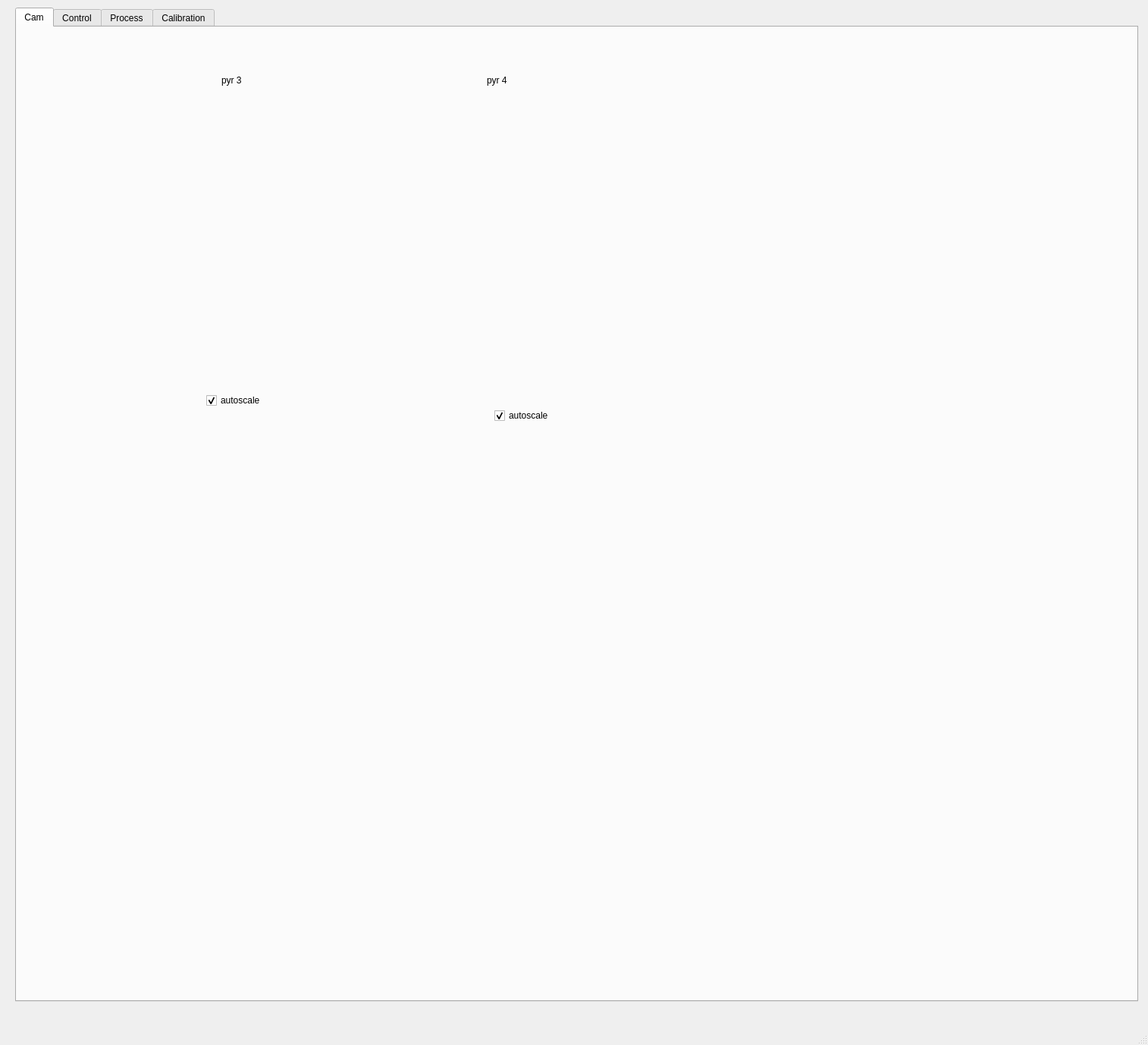
<?xml version="1.0" encoding="UTF-8"?>
<ui version="4.0">
 <class>MainWindow</class>
 <widget class="QMainWindow" name="MainWindow">
  <property name="geometry">
   <rect>
    <x>0</x>
    <y>0</y>
    <width>1514</width>
    <height>1378</height>
   </rect>
  </property>
  <property name="windowTitle">
   <string>MainWindow</string>
  </property>
  <widget class="QWidget" name="centralwidget">
   <widget class="QTabWidget" name="main_tab">
    <property name="geometry">
     <rect>
      <x>20</x>
      <y>10</y>
      <width>1481</width>
      <height>1311</height>
     </rect>
    </property>
    <property name="currentIndex">
     <number>0</number>
    </property>
    <widget class="QWidget" name="cam">
     <attribute name="title">
      <string>Cam</string>
     </attribute>
     <widget class="QWidget" name="pyr_4_widget" native="true">
      <property name="geometry">
       <rect>
        <x>460</x>
        <y>100</y>
        <width>371</width>
        <height>331</height>
       </rect>
      </property>
     </widget>
     <widget class="QCheckBox" name="autoscale_pyr_3_checkbox">
      <property name="geometry">
       <rect>
        <x>250</x>
        <y>480</y>
        <width>121</width>
        <height>24</height>
       </rect>
      </property>
      <property name="text">
       <string>autoscale</string>
      </property>
      <property name="checked">
       <bool>true</bool>
      </property>
     </widget>
     <widget class="QWidget" name="pyr_3_widget" native="true">
      <property name="geometry">
       <rect>
        <x>70</x>
        <y>100</y>
        <width>361</width>
        <height>331</height>
       </rect>
      </property>
     </widget>
     <widget class="QLabel" name="label_22">
      <property name="geometry">
       <rect>
        <x>270</x>
        <y>60</y>
        <width>61</width>
        <height>20</height>
       </rect>
      </property>
      <property name="text">
       <string>pyr 3</string>
      </property>
     </widget>
     <widget class="QLabel" name="label_24">
      <property name="geometry">
       <rect>
        <x>620</x>
        <y>60</y>
        <width>51</width>
        <height>20</height>
       </rect>
      </property>
      <property name="text">
       <string>pyr 4</string>
      </property>
     </widget>
     <widget class="QCheckBox" name="autoscale_pyr_4_checkbox">
      <property name="geometry">
       <rect>
        <x>630</x>
        <y>500</y>
        <width>121</width>
        <height>24</height>
       </rect>
      </property>
      <property name="text">
       <string>autoscale</string>
      </property>
      <property name="checked">
       <bool>true</bool>
      </property>
     </widget>
    </widget>
    <widget class="QWidget" name="Control">
     <attribute name="title">
      <string>Control</string>
     </attribute>
     <widget class="QDoubleSpinBox" name="gain_spinbox">
      <property name="geometry">
       <rect>
        <x>1270</x>
        <y>20</y>
        <width>76</width>
        <height>27</height>
       </rect>
      </property>
      <property name="maximum">
       <double>2.000000000000000</double>
      </property>
      <property name="singleStep">
       <double>0.100000000000000</double>
      </property>
      <property name="value">
       <double>0.500000000000000</double>
      </property>
     </widget>
     <widget class="QLabel" name="label_3">
      <property name="geometry">
       <rect>
        <x>1220</x>
        <y>20</y>
        <width>41</width>
        <height>18</height>
       </rect>
      </property>
      <property name="text">
       <string>Gain</string>
      </property>
     </widget>
     <widget class="QCheckBox" name="closed_loop_checkbox">
      <property name="geometry">
       <rect>
        <x>1060</x>
        <y>20</y>
        <width>121</width>
        <height>24</height>
       </rect>
      </property>
      <property name="text">
       <string>loop closed</string>
      </property>
     </widget>
     <widget class="QLabel" name="label_21">
      <property name="geometry">
       <rect>
        <x>1110</x>
        <y>50</y>
        <width>151</width>
        <height>20</height>
       </rect>
      </property>
      <property name="text">
       <string># controlled modes</string>
      </property>
     </widget>
     <widget class="QSpinBox" name="n_modes_spinbox">
      <property name="geometry">
       <rect>
        <x>1270</x>
        <y>50</y>
        <width>61</width>
        <height>27</height>
       </rect>
      </property>
      <property name="maximum">
       <number>195</number>
      </property>
      <property name="value">
       <number>195</number>
      </property>
     </widget>
     <widget class="QPushButton" name="reset_state_mat_button">
      <property name="geometry">
       <rect>
        <x>1310</x>
        <y>120</y>
        <width>151</width>
        <height>27</height>
       </rect>
      </property>
      <property name="text">
       <string>Reset State Mat</string>
      </property>
     </widget>
     <widget class="QLabel" name="label_23">
      <property name="geometry">
       <rect>
        <x>1160</x>
        <y>160</y>
        <width>101</width>
        <height>20</height>
       </rect>
      </property>
      <property name="text">
       <string>Record time [s]</string>
      </property>
     </widget>
     <widget class="QDoubleSpinBox" name="record_time_spinbox">
      <property name="geometry">
       <rect>
        <x>1270</x>
        <y>160</y>
        <width>76</width>
        <height>27</height>
       </rect>
      </property>
      <property name="value">
       <double>5.000000000000000</double>
      </property>
     </widget>
     <widget class="QPushButton" name="start_record_button">
      <property name="geometry">
       <rect>
        <x>1360</x>
        <y>160</y>
        <width>101</width>
        <height>21</height>
       </rect>
      </property>
      <property name="text">
       <string>Start record</string>
      </property>
     </widget>
     <widget class="QTextEdit" name="record_output">
      <property name="geometry">
       <rect>
        <x>1270</x>
        <y>200</y>
        <width>191</width>
        <height>121</height>
       </rect>
      </property>
     </widget>
     <widget class="QPushButton" name="save_flat_button">
      <property name="geometry">
       <rect>
        <x>1360</x>
        <y>20</y>
        <width>101</width>
        <height>21</height>
       </rect>
      </property>
      <property name="text">
       <string>Save Flat</string>
      </property>
     </widget>
     <widget class="QPushButton" name="load_flat_button">
      <property name="geometry">
       <rect>
        <x>1360</x>
        <y>50</y>
        <width>101</width>
        <height>21</height>
       </rect>
      </property>
      <property name="text">
       <string>Load Flat</string>
      </property>
     </widget>
     <widget class="QPushButton" name="reset_flat_button">
      <property name="geometry">
       <rect>
        <x>1360</x>
        <y>80</y>
        <width>101</width>
        <height>21</height>
       </rect>
      </property>
      <property name="text">
       <string>Reset Flat</string>
      </property>
     </widget>
     <widget class="QWidget" name="time_widget" native="true">
      <property name="geometry">
       <rect>
        <x>20</x>
        <y>70</y>
        <width>831</width>
        <height>311</height>
       </rect>
      </property>
     </widget>
     <widget class="QPushButton" name="reset_time_view_button">
      <property name="geometry">
       <rect>
        <x>360</x>
        <y>400</y>
        <width>89</width>
        <height>25</height>
       </rect>
      </property>
      <property name="text">
       <string>Reset View</string>
      </property>
     </widget>
     <widget class="QLabel" name="label_26">
      <property name="geometry">
       <rect>
        <x>130</x>
        <y>20</y>
        <width>131</width>
        <height>20</height>
       </rect>
      </property>
      <property name="text">
       <string>displayed mode</string>
      </property>
     </widget>
     <widget class="QWidget" name="fft_widget" native="true">
      <property name="geometry">
       <rect>
        <x>30</x>
        <y>460</y>
        <width>821</width>
        <height>311</height>
       </rect>
      </property>
     </widget>
     <widget class="QSpinBox" name="mode_select_spinbox">
      <property name="geometry">
       <rect>
        <x>60</x>
        <y>20</y>
        <width>52</width>
        <height>27</height>
       </rect>
      </property>
      <property name="maximum">
       <number>194</number>
      </property>
     </widget>
     <widget class="QSpinBox" name="n_modes_dd_spinbox">
      <property name="geometry">
       <rect>
        <x>1130</x>
        <y>270</y>
        <width>52</width>
        <height>27</height>
       </rect>
      </property>
      <property name="maximum">
       <number>194</number>
      </property>
      <property name="singleStep">
       <number>1</number>
      </property>
      <property name="value">
       <number>7</number>
      </property>
     </widget>
     <widget class="QPushButton" name="start_optimization_dd_button">
      <property name="geometry">
       <rect>
        <x>1060</x>
        <y>410</y>
        <width>151</width>
        <height>27</height>
       </rect>
      </property>
      <property name="text">
       <string>Start Optimization</string>
      </property>
     </widget>
     <widget class="QLabel" name="label_28">
      <property name="geometry">
       <rect>
        <x>1050</x>
        <y>270</y>
        <width>81</width>
        <height>31</height>
       </rect>
      </property>
      <property name="text">
       <string># modes</string>
      </property>
     </widget>
     <widget class="QLabel" name="label_29">
      <property name="geometry">
       <rect>
        <x>1000</x>
        <y>370</y>
        <width>101</width>
        <height>20</height>
       </rect>
      </property>
      <property name="text">
       <string>Update rate [s]</string>
      </property>
     </widget>
     <widget class="QSpinBox" name="order_dd_spinbox">
      <property name="geometry">
       <rect>
        <x>1130</x>
        <y>300</y>
        <width>52</width>
        <height>27</height>
       </rect>
      </property>
      <property name="maximum">
       <number>20</number>
      </property>
      <property name="value">
       <number>10</number>
      </property>
     </widget>
     <widget class="QDoubleSpinBox" name="optimization_update_rate_dd_spinbox">
      <property name="geometry">
       <rect>
        <x>1120</x>
        <y>370</y>
        <width>76</width>
        <height>27</height>
       </rect>
      </property>
      <property name="value">
       <double>0.000000000000000</double>
      </property>
     </widget>
     <widget class="QLabel" name="label_30">
      <property name="geometry">
       <rect>
        <x>1070</x>
        <y>300</y>
        <width>101</width>
        <height>20</height>
       </rect>
      </property>
      <property name="text">
       <string>Order</string>
      </property>
     </widget>
     <widget class="QTextEdit" name="optimization_dd_output">
      <property name="geometry">
       <rect>
        <x>1010</x>
        <y>450</y>
        <width>221</width>
        <height>111</height>
       </rect>
      </property>
     </widget>
     <widget class="QLabel" name="label_2">
      <property name="geometry">
       <rect>
        <x>1120</x>
        <y>210</y>
        <width>71</width>
        <height>18</height>
       </rect>
      </property>
      <property name="text">
       <string>DD</string>
      </property>
     </widget>
     <widget class="QLabel" name="label_33">
      <property name="geometry">
       <rect>
        <x>1160</x>
        <y>80</y>
        <width>101</width>
        <height>31</height>
       </rect>
      </property>
      <property name="text">
       <string>Gain margin</string>
      </property>
     </widget>
     <widget class="QDoubleSpinBox" name="gain_margin_spinbox">
      <property name="geometry">
       <rect>
        <x>1270</x>
        <y>80</y>
        <width>76</width>
        <height>27</height>
       </rect>
      </property>
      <property name="minimum">
       <double>0.000000000000000</double>
      </property>
      <property name="maximum">
       <double>10.000000000000000</double>
      </property>
      <property name="singleStep">
       <double>0.100000000000000</double>
      </property>
      <property name="value">
       <double>1.200000000000000</double>
      </property>
     </widget>
     <widget class="QPushButton" name="start_optimization_omgi_button">
      <property name="geometry">
       <rect>
        <x>1260</x>
        <y>410</y>
        <width>151</width>
        <height>27</height>
       </rect>
      </property>
      <property name="text">
       <string>Start Optimization</string>
      </property>
     </widget>
     <widget class="QDoubleSpinBox" name="optimization_update_rate_omgi_spinbox">
      <property name="geometry">
       <rect>
        <x>1300</x>
        <y>370</y>
        <width>76</width>
        <height>27</height>
       </rect>
      </property>
     </widget>
     <widget class="QTextEdit" name="optimization_omgi_output">
      <property name="geometry">
       <rect>
        <x>1250</x>
        <y>460</y>
        <width>211</width>
        <height>101</height>
       </rect>
      </property>
     </widget>
     <widget class="QLabel" name="label_35">
      <property name="geometry">
       <rect>
        <x>1310</x>
        <y>340</y>
        <width>71</width>
        <height>18</height>
       </rect>
      </property>
      <property name="text">
       <string>OMGI</string>
      </property>
     </widget>
     <widget class="QCheckBox" name="square_res_checkbox">
      <property name="geometry">
       <rect>
        <x>330</x>
        <y>1210</y>
        <width>121</width>
        <height>24</height>
       </rect>
      </property>
      <property name="text">
       <string>square</string>
      </property>
     </widget>
     <widget class="QWidget" name="modes_amp_widget" native="true">
      <property name="geometry">
       <rect>
        <x>40</x>
        <y>840</y>
        <width>631</width>
        <height>341</height>
       </rect>
      </property>
     </widget>
     <widget class="QPushButton" name="reset_modes_amp_view_button">
      <property name="geometry">
       <rect>
        <x>210</x>
        <y>1210</y>
        <width>89</width>
        <height>25</height>
       </rect>
      </property>
      <property name="text">
       <string>Reset View</string>
      </property>
     </widget>
     <widget class="QDial" name="pyramid_select_dial">
      <property name="geometry">
       <rect>
        <x>950</x>
        <y>160</y>
        <width>50</width>
        <height>64</height>
       </rect>
      </property>
      <property name="maximum">
       <number>1</number>
      </property>
      <property name="notchesVisible">
       <bool>true</bool>
      </property>
     </widget>
     <widget class="QLabel" name="label_36">
      <property name="geometry">
       <rect>
        <x>990</x>
        <y>220</y>
        <width>21</width>
        <height>20</height>
       </rect>
      </property>
      <property name="text">
       <string>3</string>
      </property>
     </widget>
     <widget class="QLabel" name="label_37">
      <property name="geometry">
       <rect>
        <x>950</x>
        <y>220</y>
        <width>21</width>
        <height>20</height>
       </rect>
      </property>
      <property name="text">
       <string>4</string>
      </property>
     </widget>
     <widget class="QLabel" name="label_38">
      <property name="geometry">
       <rect>
        <x>910</x>
        <y>150</y>
        <width>151</width>
        <height>20</height>
       </rect>
      </property>
      <property name="text">
       <string>How many sides ?</string>
      </property>
     </widget>
     <widget class="QLabel" name="label_31">
      <property name="geometry">
       <rect>
        <x>870</x>
        <y>80</y>
        <width>81</width>
        <height>20</height>
       </rect>
      </property>
      <property name="text">
       <string>Integrator</string>
      </property>
     </widget>
     <widget class="QLabel" name="label_27">
      <property name="geometry">
       <rect>
        <x>930</x>
        <y>20</y>
        <width>91</width>
        <height>20</height>
       </rect>
      </property>
      <property name="text">
       <string>Datadriven</string>
      </property>
     </widget>
     <widget class="QDial" name="controller_select_dial">
      <property name="geometry">
       <rect>
        <x>950</x>
        <y>40</y>
        <width>50</width>
        <height>64</height>
       </rect>
      </property>
      <property name="maximum">
       <number>2</number>
      </property>
      <property name="notchesVisible">
       <bool>true</bool>
      </property>
     </widget>
     <widget class="QLabel" name="label_32">
      <property name="geometry">
       <rect>
        <x>1000</x>
        <y>80</y>
        <width>81</width>
        <height>20</height>
       </rect>
      </property>
      <property name="text">
       <string>OMGI</string>
      </property>
     </widget>
     <widget class="QPushButton" name="reset_dd_controller_button">
      <property name="geometry">
       <rect>
        <x>1050</x>
        <y>330</y>
        <width>161</width>
        <height>27</height>
       </rect>
      </property>
      <property name="text">
       <string>Reset dd controller</string>
      </property>
     </widget>
     <widget class="QLabel" name="label_34">
      <property name="geometry">
       <rect>
        <x>1080</x>
        <y>240</y>
        <width>41</width>
        <height>31</height>
       </rect>
      </property>
      <property name="text">
       <string>n_fft</string>
      </property>
     </widget>
     <widget class="QSpinBox" name="n_fft_spinbox">
      <property name="geometry">
       <rect>
        <x>1130</x>
        <y>240</y>
        <width>61</width>
        <height>27</height>
       </rect>
      </property>
      <property name="minimum">
       <number>1</number>
      </property>
      <property name="maximum">
       <number>1000</number>
      </property>
      <property name="value">
       <number>150</number>
      </property>
     </widget>
     <widget class="QPushButton" name="reset_fft_view_button">
      <property name="geometry">
       <rect>
        <x>350</x>
        <y>780</y>
        <width>89</width>
        <height>25</height>
       </rect>
      </property>
      <property name="text">
       <string>Reset View</string>
      </property>
     </widget>
    </widget>
    <widget class="QWidget" name="tab">
     <attribute name="title">
      <string>Process</string>
     </attribute>
     <widget class="QTextEdit" name="pol_reconstructor_output">
      <property name="geometry">
       <rect>
        <x>60</x>
        <y>150</y>
        <width>341</width>
        <height>441</height>
       </rect>
      </property>
     </widget>
     <widget class="QPushButton" name="start_freq_mag_estimator_button">
      <property name="geometry">
       <rect>
        <x>510</x>
        <y>60</y>
        <width>211</width>
        <height>27</height>
       </rect>
      </property>
      <property name="text">
       <string>start freq mag estimation</string>
      </property>
     </widget>
     <widget class="QPushButton" name="start_pol_reconstructor_button">
      <property name="geometry">
       <rect>
        <x>120</x>
        <y>60</y>
        <width>191</width>
        <height>27</height>
       </rect>
      </property>
      <property name="text">
       <string>start pol reconstruction</string>
      </property>
     </widget>
     <widget class="QPushButton" name="stop_freq_mag_estimator_button">
      <property name="geometry">
       <rect>
        <x>510</x>
        <y>110</y>
        <width>201</width>
        <height>27</height>
       </rect>
      </property>
      <property name="text">
       <string>stop freq mag estimation</string>
      </property>
     </widget>
     <widget class="QPushButton" name="stop_pol_reconstructor_button">
      <property name="geometry">
       <rect>
        <x>120</x>
        <y>110</y>
        <width>191</width>
        <height>27</height>
       </rect>
      </property>
      <property name="text">
       <string>stop pol reconstruction</string>
      </property>
     </widget>
     <widget class="QTextEdit" name="freq_mag_estimator_output">
      <property name="geometry">
       <rect>
        <x>460</x>
        <y>160</y>
        <width>311</width>
        <height>471</height>
       </rect>
      </property>
     </widget>
    </widget>
    <widget class="QWidget" name="calibration">
     <attribute name="title">
      <string>Calibration</string>
     </attribute>
     <widget class="QPushButton" name="start_calibration_button">
      <property name="geometry">
       <rect>
        <x>1810</x>
        <y>990</y>
        <width>141</width>
        <height>27</height>
       </rect>
      </property>
      <property name="text">
       <string>Start Calibration</string>
      </property>
     </widget>
     <widget class="QSpinBox" name="spinBox">
      <property name="geometry">
       <rect>
        <x>1810</x>
        <y>1490</y>
        <width>52</width>
        <height>27</height>
       </rect>
      </property>
     </widget>
     <widget class="QPushButton" name="save_calibration_button">
      <property name="geometry">
       <rect>
        <x>1970</x>
        <y>990</y>
        <width>141</width>
        <height>27</height>
       </rect>
      </property>
      <property name="text">
       <string>Save Calibration</string>
      </property>
     </widget>
     <widget class="QPushButton" name="load_calibration_button">
      <property name="geometry">
       <rect>
        <x>2130</x>
        <y>990</y>
        <width>141</width>
        <height>27</height>
       </rect>
      </property>
      <property name="text">
       <string>Load Calibration</string>
      </property>
     </widget>
     <widget class="QTextEdit" name="calibration_output">
      <property name="geometry">
       <rect>
        <x>1810</x>
        <y>1030</y>
        <width>251</width>
        <height>131</height>
       </rect>
      </property>
     </widget>
     <widget class="QDoubleSpinBox" name="wait_time_spinbox">
      <property name="geometry">
       <rect>
        <x>1890</x>
        <y>940</y>
        <width>76</width>
        <height>27</height>
       </rect>
      </property>
      <property name="singleStep">
       <double>0.010000000000000</double>
      </property>
      <property name="value">
       <double>0.020000000000000</double>
      </property>
     </widget>
     <widget class="QLabel" name="label_14">
      <property name="geometry">
       <rect>
        <x>1810</x>
        <y>940</y>
        <width>81</width>
        <height>20</height>
       </rect>
      </property>
      <property name="text">
       <string>wait time</string>
      </property>
     </widget>
     <widget class="QTextEdit" name="latency_identification_output">
      <property name="geometry">
       <rect>
        <x>70</x>
        <y>90</y>
        <width>251</width>
        <height>131</height>
       </rect>
      </property>
     </widget>
     <widget class="QPushButton" name="save_latency_button">
      <property name="geometry">
       <rect>
        <x>330</x>
        <y>40</y>
        <width>131</width>
        <height>27</height>
       </rect>
      </property>
      <property name="text">
       <string>Save Latency</string>
      </property>
     </widget>
     <widget class="QPushButton" name="start_latency_identification_button">
      <property name="geometry">
       <rect>
        <x>70</x>
        <y>40</y>
        <width>231</width>
        <height>27</height>
       </rect>
      </property>
      <property name="text">
       <string>Start Latency identification</string>
      </property>
     </widget>
     <widget class="QPushButton" name="load_latency_button">
      <property name="geometry">
       <rect>
        <x>490</x>
        <y>40</y>
        <width>191</width>
        <height>27</height>
       </rect>
      </property>
      <property name="text">
       <string>Load Latency</string>
      </property>
     </widget>
    </widget>
   </widget>
  </widget>
  <widget class="QMenuBar" name="menubar">
   <property name="geometry">
    <rect>
     <x>0</x>
     <y>0</y>
     <width>1514</width>
     <height>24</height>
    </rect>
   </property>
  </widget>
  <widget class="QStatusBar" name="statusbar"/>
 </widget>
 <resources/>
 <connections/>
</ui>
